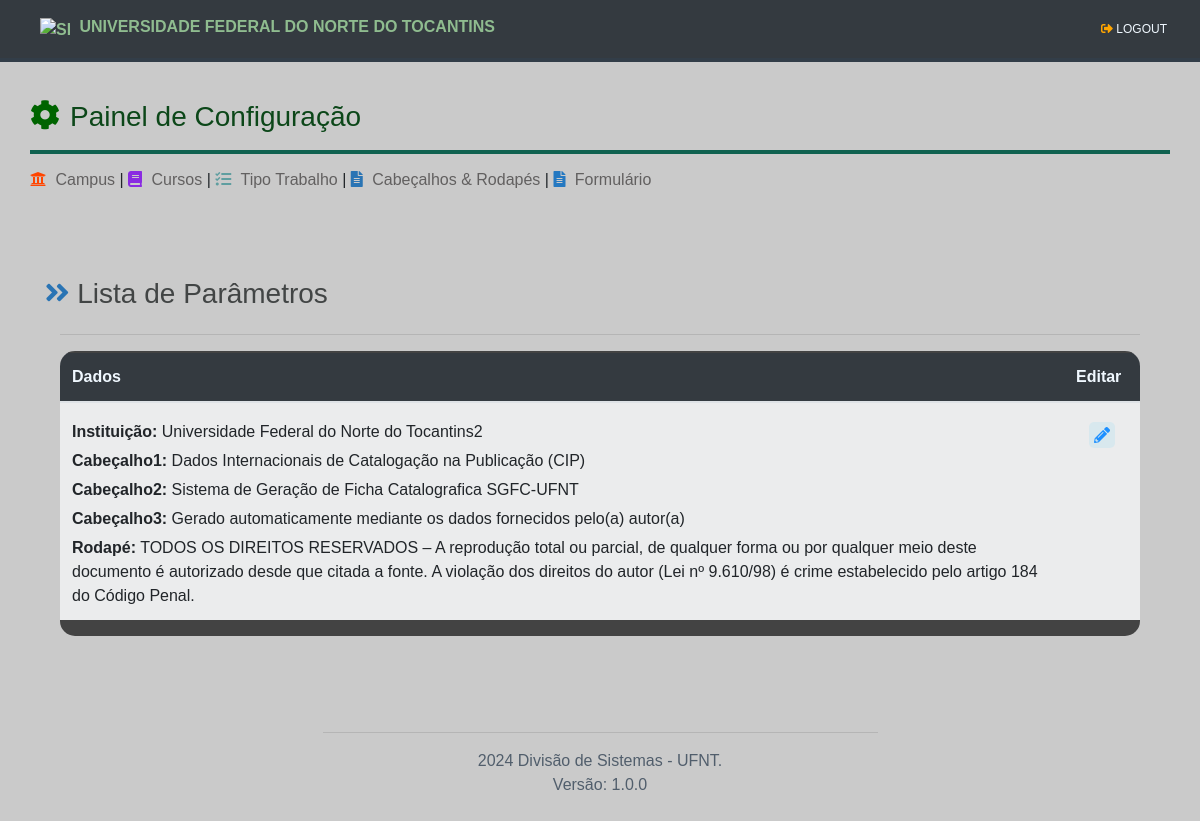
Screenshot of /parametro/ (signed in) with the database file from the repository.
### tables this page shows
CREATE TABLE parametro (
                id INTEGER PRIMARY KEY AUTOINCREMENT,
                instituicao TEXT,
                cabecalho1 TEXT,
                cabecalho2 TEXT,
                cabecalho3 TEXT,
                rodape TEXT        
            );

### routes/parametro_routes.py (the view)
@parametro_routes.route('/', methods=['GET', 'POST'])
@login_required
def parametro_listar():
    parametros = ParametroModel.get_all()
    return render_template('parametro_view.html', parametros = parametros )

### app.py (called while the page is built)
@login_manager.user_loader
def load_user(user_id):
    return UserModel.get_user_by_id(user_id)

### data/conexao.py (called while the page is built)
def get_conexao():
    conexao = sqlite3.connect('data/gfc.db')
    return conexao

### models/base_model.py (called while the page is built)
    @classmethod
    def get_all(cls):
        if not cls.tabela:
            raise ValueError("Nome da tabela não especificado na classe derivada.")
        con = get_conexao()
        cursor = con.cursor()
        query = f'SELECT * FROM {cls.tabela}'
        cursor.execute(query)
        colunas = [coluna[0] for coluna in cursor.description]
        objetos = [cls(**dict(zip(colunas, row))) for row in cursor.fetchall()]
        con.close()
        return objetos

### models/user_model.py (called while the page is built)
    @staticmethod
    def get_user_by_id(user_id: int):
        con = get_conexao()
        cursor = con.cursor()
        query = 'SELECT * FROM user WHERE id=?'
        cursor.execute(query, (user_id,))
        row = cursor.fetchone()
        if row:
            user = UserModel(
                id=row[0],
                username=row[1],
                password=row[2],
                ativo=row[3],
            )
            con.close()
            return user
        else:
            con.close()
            return None

    @property
    def is_authenticated(self):
        return True if self.id is not None else False

### templates/parametro_view.html (shortened to what this page needs)
{% extends "base.html" %}
  {% block head %}
      <link rel="stylesheet" href="/static/assets/css/views/view.css" type="text/css">
  {% endblock %}
  {% block content %}
    {% include "componentes/_menu_conf.html" %}
  <div class="container">
    <div class="container">
      <div class="row">
        <h3><i class="fas fa-angle-double-right" style="color: rgb(42, 116, 180);"></i> Lista de Parâmetros</h3>
      </div>
      <hr>
      <div style="border-radius:15px; overflow: auto; padding: 0px; background-color:rgb(67, 67, 67); ">
        <table class="table table-striped bg-light" style="margin-top: 0px; padding:0px; border-top:2px solid rgb(67, 67, 67); ">
            <thead class="bg-dark" style="color: aliceblue;">
                <tr>
                    <th>Dados</th>
                    <th style="width:50px;">Editar</th>
                </tr>
            </thead>
            <tbody>
                {% for obj in parametros %}
                    <tr id="tr{{ obj.id }}">
                        <td>
                            <div style="margin-top:5px;">
                                <strong>Instituição:</strong> {{ obj.instituicao }}
                            </div>
                            <div style="margin-top:5px;">
                                <strong>Cabeçalho1:</strong> {{ obj.cabecalho1 }}
                            </div>
                            <div style="margin-top:5px;">
                                <strong>Cabeçalho2:</strong> {{ obj.cabecalho2 }}
                            </div>
                            <div style="margin-top:5px;">
                                <strong>Cabeçalho3:</strong> {{ obj.cabecalho3 }}
                            </div>
                            <div style="margin-top:5px;">
                                <strong>Rodapé:</strong> {{ obj.rodape }} <br>
                            </div>
                        </td>
                        <td>
                            <a href="#">
                                <button type="button" class="btn" onclick='abrirModalEditar("{{ obj.id }}")'>
                                    <i class="fas fa-pencil-alt icon" title="editar"></i>
                                </button>
                            </a>
                        </td>
                    </tr>
                {% endfor %}
            </tbody>
        </table>
      </div>
  </div>
  </div>
  {% endblock %}

### static/assets/css/main.css (style rules this page uses)
body { background-color: #cacaca; font-family:'Trebuchet MS', 'Lucida Sans Unicode', 'Lucida Grande', 'Lucida Sans', Arial, sans-serif, Tahoma, Geneva, Verdana, sans-serif; font-weight: 500; }
.container a { text-decoration: none; color: darkslategrey; }
.container { margin-top: 80px; margin-bottom: 0; }

### static/assets/css/views/view.css (style rules this page uses)
.container h3 { color:rgb(66, 69, 69); }
.icon { background-color: rgba(55, 192, 238, 0.1); border-radius: 5px; padding: 5px; color: dodgerblue; transition: 0.4s; }
table { overflow-x: auto; }

### rows the page displays
parametro: instituicao "Universidade Federal do Norte do Tocantins2", cabecalho1 "Dados Internacionais de Catalogação na Publicação (CIP)", cabecalho2 "Sistema de Geração de Ficha Catalografica SGFC-UFNT", cabecalho3 "Gerado automaticamente mediante os dados fornecidos pelo(a) autor(a)", rodape "TODOS OS DIREITOS RESERVADOS – A reprodução total ou parcial, de qualquer forma ou por qualquer meio deste documento é autorizado desde que citada a fonte. A violação dos direitos do autor (Lei nº 9.610/98) é crime estabelecido pelo artigo 184 do Código Penal."
